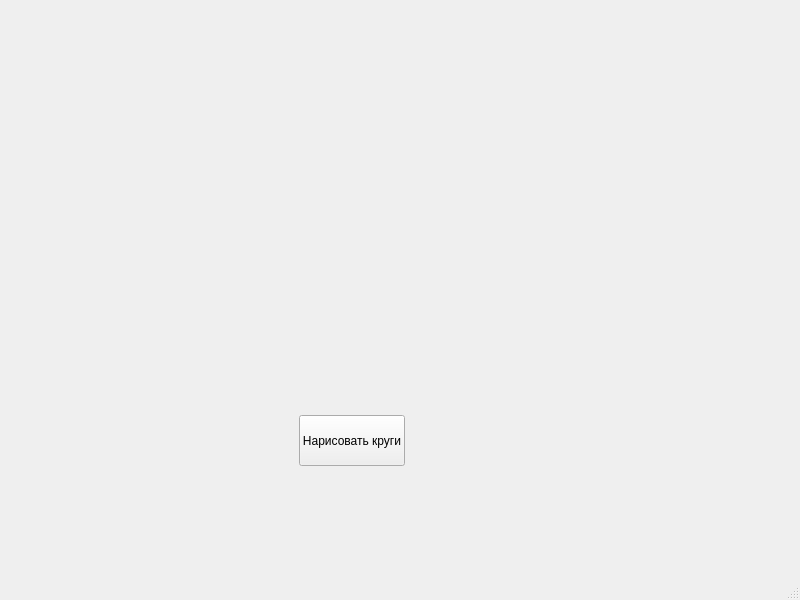
<?xml version="1.0" encoding="UTF-8"?>
<ui version="4.0">
 <class>MainWindow</class>
 <widget class="QMainWindow" name="MainWindow">
  <property name="geometry">
   <rect>
    <x>0</x>
    <y>0</y>
    <width>800</width>
    <height>600</height>
   </rect>
  </property>
  <property name="windowTitle">
   <string>MainWindow</string>
  </property>
  <widget class="QWidget" name="centralwidget">
   <widget class="QPushButton" name="pushButton">
    <property name="geometry">
     <rect>
      <x>299</x>
      <y>415</y>
      <width>106</width>
      <height>51</height>
     </rect>
    </property>
    <property name="text">
     <string>Нарисовать круги</string>
    </property>
   </widget>
  </widget>
  <widget class="QMenuBar" name="menubar">
   <property name="geometry">
    <rect>
     <x>0</x>
     <y>0</y>
     <width>800</width>
     <height>21</height>
    </rect>
   </property>
  </widget>
  <widget class="QStatusBar" name="statusbar"/>
 </widget>
 <resources/>
 <connections/>
</ui>
